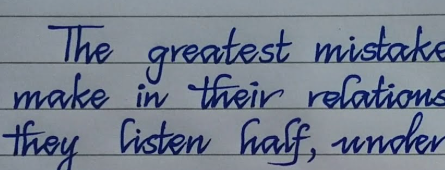
#> input picture img.png, 445 x 170 px
$ python main.py
#> lines starting #> are read from the running program, lines starting #| are printed output that depends on the picture; after the words box and inside, x2 and y2 are one past the last pixel; in counts of white or black regions, pixels touching at a corner belong together
import cv2
import numpy as np
import matplotlib.pyplot as plt
from skimage.feature import hog
from skimage import exposure

from sklearn.model_selection import train_test_split
from sklearn.svm import SVC
from sklearn.metrics import classification_report, accuracy_score
from skimage.feature import hog
import string

# Step 1: Load the image
image = cv2.imread('img.png')
#> image is the input picture: shape (170, 445, 3); mean B, G, R 142.4, 127, 117.7

# Step 2: Convert to Grayscale
gray_image = cv2.cvtColor(image, cv2.COLOR_BGR2GRAY)
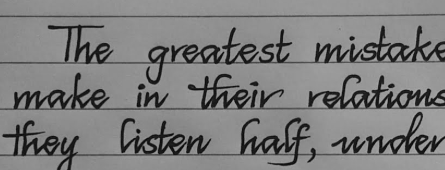
#> gray_image: shape (170, 445); min 9, max 172, mean 126

# Step 3: Apply Thresholding to get a binary image (Black and White)
_, binary_image = cv2.threshold(gray_image, 127, 255, cv2.THRESH_BINARY_INV)
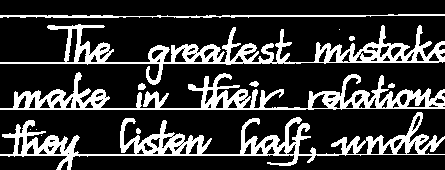
#> binary_image: shape (170, 445); 22.2% white; 13 white regions (4 under 20 px)

# Step 4: Resize and Normalize Image
resized_image = cv2.resize(binary_image, (256, 256))  # Adjust size as needed
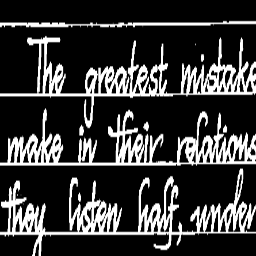
#> resized_image: shape (256, 256); min 0, max 255, mean 56.8
normalized_image = resized_image / 255.0  # Normalize the pixel values to 0-1

# Step 5: Noise Removal (Optional, but can help improve accuracy)
denoised_image = cv2.fastNlMeansDenoising(binary_image, None, 30, 7, 21)

# Step 6: Segmenting the image (Optional: Break into individual characters/words)
# Find contours in the binary image to segment the words or characters
contours, _ = cv2.findContours(denoised_image, cv2.RETR_EXTERNAL, cv2.CHAIN_APPROX_SIMPLE)
#> contours = 13 contours, 6 with area under 20; largest, box (x1, y1, x2, y2) and area: (0, 112, 445, 170) 6206, (0, 24, 445, 85) 5621, (0, 72, 445, 110) 5564, (0, 14, 445, 18) 628, (138, 83, 146, 90) 36, (248, 81, 259, 87) 31, (388, 83, 395, 88) 20

# Create a copy of the original image for displaying contours
segmented_image = image.copy()

# Draw contours (this will give you the bounding boxes for segmentation)
for contour in contours:
    x, y, w, h = cv2.boundingRect(contour)
    cv2.rectangle(segmented_image, (x, y), (x+w, y+h), (0, 255, 0), 2)
#> this loop made 13 passes
#> (x, y, w, h) on passes 3, 5, 6, 7, 8, 9, 10, 11, 12, 13: (136, 128, 5, 6), (0, 112, 445, 58), (388, 83, 7, 5), (138, 83, 8, 7), (248, 81, 11, 6), (0, 72, 445, 38), (349, 36, 6, 5), (339, 29, 1, 1), (0, 24, 445, 61), (0, 14, 445, 4)
#> (contour, x, y, w, h) on passes 1, 2, 4: ([[41, 135], [42, 135]], 41, 135, 2, 1), ([[30, 129], [39, 129]], 30, 129, 10, 1), ([[42, 128], [44, 128]], 42, 128, 3, 1)
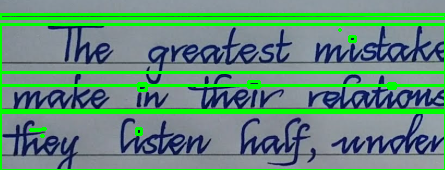
#> segmented_image: shape (170, 445, 3); 13.41% of pixels changed, all inside (x1, y1, x2, y2) = (0, 13, 445, 170)

# Display the segmented image with contours
plt.figure(figsize=(10, 10))
plt.imshow(cv2.cvtColor(segmented_image, cv2.COLOR_BGR2RGB))
plt.title("Segmented Image with Contours")
plt.axis('off')
# plt.show()

# Optional: Extract the segmented regions for further processing
segmented_regions = []
for contour in contours:
    x, y, w, h = cv2.boundingRect(contour)
    segment = binary_image[y:y+h, x:x+w]
    segmented_regions.append(segment)
#> this loop made 13 passes
#> (contour, x, y, w, h, segment) on passes 1, 4: ([[41, 135], [42, 135]], 41, 135, 2, 1, [[255, 0]]), ([[42, 128], [44, 128]], 42, 128, 3, 1, [[0, 0, 0]])
#> after the loop, segmented_regions = 13 items

# Display segmented regions (characters or words)
for idx, region in enumerate(segmented_regions):
    plt.subplot(1, len(segmented_regions), idx+1)
    plt.imshow(region, cmap='gray')
    plt.title(f"Region {idx+1}")
    plt.axis('off')
#> this loop made 13 passes
#> region on passes 1, 4, 11: [[255, 0]], [[0, 0, 0]], [255]
# plt.show()


def extract_hog_features(segments):
    hog_features = []
    for segment in segments:
        # Resize to a standard size (e.g., 64x64) to keep dimensions consistent
        resized_segment = cv2.resize(segment, (64, 64))

        # Calculate HOG features (remove multichannel argument)
        fd, hog_image = hog(resized_segment, orientations=9, pixels_per_cell=(8, 8),
                            cells_per_block=(2, 2), visualize=True)

        # Enhance the visualization of HOG features (optional)
        hog_image_rescaled = exposure.rescale_intensity(hog_image, in_range=(0, 10))

        # Store the HOG feature descriptor
        hog_features.append(fd)

        # Display the HOG visualization (optional)
        plt.imshow(hog_image_rescaled, cmap='gray')
        plt.title("HOG Features")
        plt.axis('off')
#> this loop made 13 passes
#> pass 1, in extract_hog_features, `resized_segment = cv2.resize(segment, (64, 64))`:
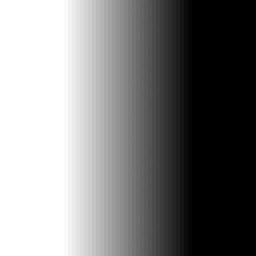
#> resized_segment: shape (64, 64) (shown 4 times larger); min 0, max 255, mean 127.4
#> after the loop:
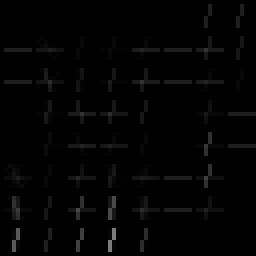
#> hog_image: shape (64, 64) float64 (shown 4 times larger); min 0, max 123.5, mean 3
#> after the loop:
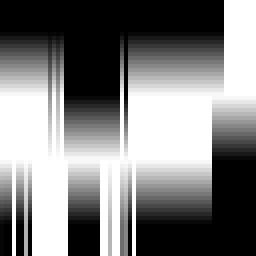
#> resized_segment: shape (64, 64) (shown 4 times larger); min 0, max 255, mean 126.1
#> after the loop, hog_features = 13 items
        # plt.show()

    return np.array(hog_features)

# Extract HOG features from the segmented regions
hog_features = extract_hog_features(segmented_regions)

# Check the shape of the feature vector
print(f"HOG Feature vector shape: {hog_features.shape}")
#| HOG Feature vector shape: (13, 1764)


import numpy as np
from sklearn.model_selection import train_test_split
from sklearn.svm import SVC
from sklearn.metrics import classification_report, accuracy_score
import string

# Assuming you have already obtained the segmented regions and their corresponding HOG features
# Example segmented regions and HOG features after segmentation and HOG extraction
segmented_regions = [
    ['H', 'E', 'L', 'L', 'O'],
    ['A', 'B', 'C', 'D', 'E'],
    ['1', '2', '3', '4', '5']
]  # Replace with actual segmented regions
hog_features = [
    np.random.rand(36),  # Placeholder for actual HOG features of segment 1
    np.random.rand(36),  # Placeholder for actual HOG features of segment 2
    np.random.rand(36)   # Placeholder for actual HOG features of segment 3
]  # Replace with actual HOG features

# Define the possible labels (letters, digits, punctuation)
possible_labels = list(string.ascii_letters + string.digits + " .,!?:;\"'()[]{}<>@#%^&*")

# Convert the segmented regions into a sequence of labels (handling missing characters)
def handle_missing_labels(sequence, max_length=20):
    # Placeholder for missing characters
    labels = sequence + ['<MISSING>'] * (max_length - len(sequence))
    return labels[:max_length]  # Truncate if longer than max length

# Example with missing characters in segmented regions (let's assume missing characters in the second and third segments)
labels_1 = handle_missing_labels(['H', 'E', 'L', 'L', 'O'])
labels_2 = handle_missing_labels(['A', 'B', 'C', 'D', 'E'])
labels_3 = handle_missing_labels(['1', '2', '3'])  # Only 3 characters, padding with <MISSING>

# Combine all the label sequences
all_labels = labels_1 + labels_2 + labels_3
all_hog_features = hog_features  # Add actual HOG features here

# Create a binary mask for each segment
def create_mask(sequence):
    return [1 if char != '<MISSING>' else 0 for char in sequence]

# Example binary mask for each sequence
mask_1 = create_mask(labels_1)
mask_2 = create_mask(labels_2)
mask_3 = create_mask(labels_3)

# Combine all masks
all_masks = mask_1 + mask_2 + mask_3

# Step 1: Split the dataset into training and testing sets (using a simple example here)
#> (the run stopped early here; a loop or call above may not have finished)
